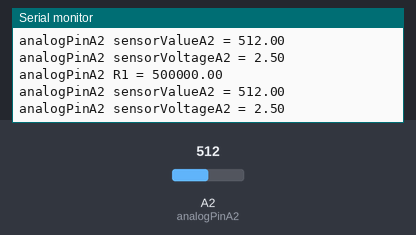
The sketch below on a simulated Arduino Uno, built with avr-gcc and run on an emulated ATmega328P. On the bench: the last lines printed to the serial monitor. Inputs (shaded band) come from the test bench; at power-on: A2 (analogPinA2) = 512.

Above: at 4.2 s.
4.3 s: A2 (analogPinA2) set to 984
At 4.3 s:
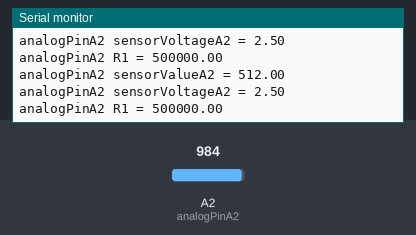
7.3 s: A2 (analogPinA2) set to 1017
At 8.1 s:
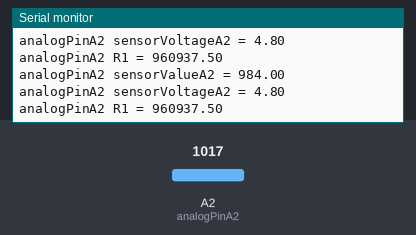
Timing chart, 0 to 9.8 s (numbered marks = the images above; inputs shaded):
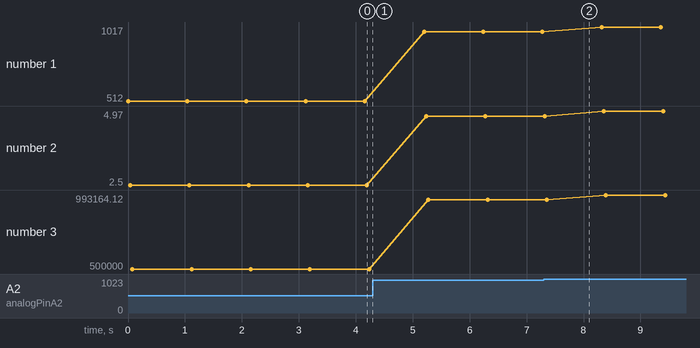

Measured:
- plotted number 1: 512 → 984 after the input at 4.3 s, 984 → 1017 after the input at 7.3 s
- plotted number 2: 2.5 → 4.8 after the input at 4.3 s, 4.8 → 4.97 after the input at 7.3 s
- plotted number 3: 500000 → 960937.5 after the input at 4.3 s, 960937.5 → 993164.12 after the input at 7.3 s

The sketch:

Lab3-2.ino
```cpp
//Lab03-類比輸入
int analogPinA2 = A2; //可變電阻

void setup() {
  // put your setup code here, to run once:
  Serial.begin(9600);

 // 設定 A2 為輸入
  pinMode(analogPinA2, INPUT);

}

void loop() {
  // put your main code here, to run repeatedly:
  //L2
  // 可變電阻讀值
  float sensorValueA2;
  for(int i = 0 ; i< 5 ;i++){
    sensorValueA2 = analogRead(analogPinA2);
    sensorValueA2 = 0.7* sensorValueA2 + 0.3* analogRead(analogPinA2);
  }
  float sensorVoltageA2 = sensorValueA2 * 5 / 1024;

  Serial.print("analogPinA2 sensorValueA2 = ");
  Serial.println(sensorValueA2);

  Serial.print("analogPinA2 sensorVoltageA2 = ");
  Serial.println(sensorVoltageA2);


  //B1M : R1 + R2 = 1M , Vin = 5
  //Voltage = Vin * R1 / (R1+R2)
  // => R1 = sensorVoltage * (R1+R2) / Vin
  float R1 = sensorVoltageA2 * 1000000 / 5.0 ;
  Serial.print("analogPinA2 R1 = ");
  Serial.println(R1);


  Serial.println("");

  delay(1000);

}
```
